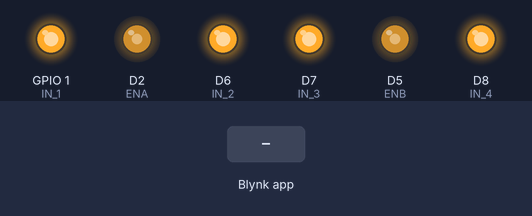
Simulated run of this sketch. Board: ESP8266 (NodeMCU). Shown: output pins drawn as LEDs (lit = HIGH). Inputs (shaded band) come from the test bench. WiFi joins after 1.5 s; servers stay silent unless stated.

Above: at 3.0 s.
3.1 s: Blynk app writes 1 to V0
At 4.3 s:
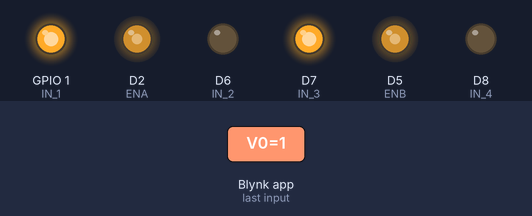
4.6 s: Blynk app writes 1 to V5
At 5.5 s:
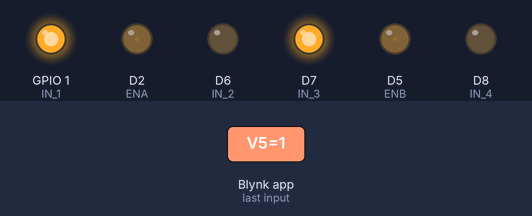
6.1 s: Blynk app writes 0 to V0
At 6.6 s:
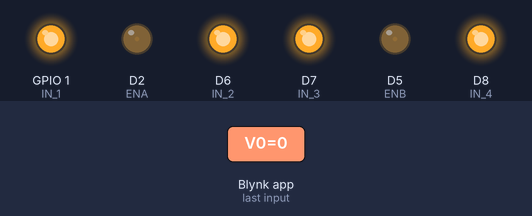
7.6 s: Blynk app writes 1 to V6
At 8.8 s:
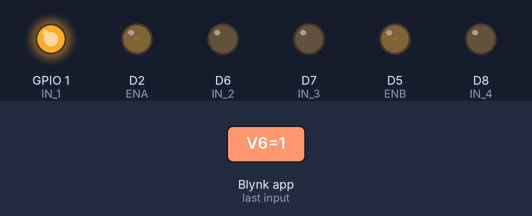
9.1 s: Blynk app writes 0 to V5
At 10.1 s:
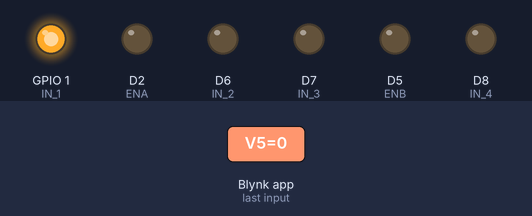
10.6 s: Blynk app writes 0 to V6
At 11.2 s:
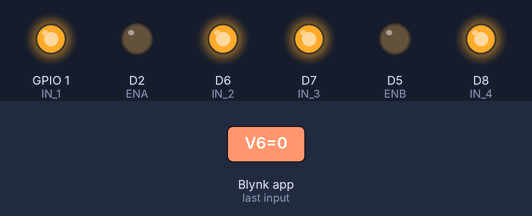
Timing chart, 0 to 13.1 s (numbered marks = the images above; inputs shaded):
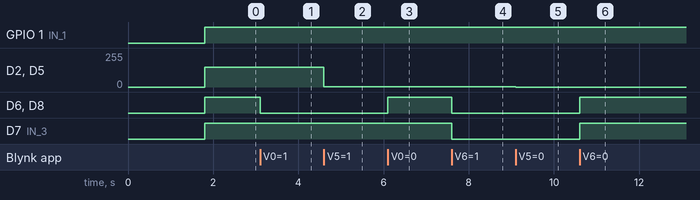

Measured:
- after the input at 3.1 s, D6 (IN_2), D8 (IN_4): HIGH → LOW at once
- after the input at 4.6 s, D2 (ENA), D5 (ENB): 150/255 → 1/255 at once
- after the input at 6.1 s, D6 (IN_2), D8 (IN_4): LOW → HIGH at once
- after the input at 7.6 s, D6 (IN_2), D7 (IN_3), D8 (IN_4): HIGH → LOW at once
- after the input at 9.1 s, D2 (ENA), D5 (ENB): 1/255 → 0/255 at once
- after the input at 10.6 s, D6 (IN_2), D7 (IN_3), D8 (IN_4): LOW → HIGH at once

The sketch:

CarSensorAuto.ino
```cpp
#define BLYNK_TEMPLATE_ID "TMPLvcve47Hq"
#define BLYNK_DEVICE_NAME "testESP8266"

#include <BlynkSimpleEsp8266.h>
#include <ESP8266WiFi.h>

const char* auth = "vkLKvSWg8YkxhBYpm5-IA72Uq2gqiEZ0";
const char* ssid="Nana";
const char* password = "12345678";

bool forward;
bool backward;
bool left;
bool right;
bool autoC;

int speedCar = 150;
int sensorPin1 = D3;
int sensorPin2 = 3;
int sensorPin3 = D1;
int ENA = D2;
int ENB = D5;
int IN_1 = 1;
int IN_2 = D6;
int IN_3 = D7;
int IN_4 = D8;
int ValSensor1=0;
int ValSensor2=0;
int ValSensor3=0;


void setup() {
  Blynk.begin(auth, ssid, password);
  pinMode(sensorPin2, FUNCTION_3);
  pinMode(IN_1, FUNCTION_3);
  pinMode(INPUT,sensorPin1);
  pinMode(INPUT,sensorPin2);
  pinMode(INPUT,sensorPin3);
  pinMode(IN_1,OUTPUT);
  pinMode(IN_2,OUTPUT);
  pinMode(IN_3,OUTPUT);
  pinMode(IN_4,OUTPUT);
  pinMode(ENA,OUTPUT);
  pinMode(ENB,OUTPUT);
  digitalWrite(IN_1,LOW);
  digitalWrite(IN_2,LOW);
  digitalWrite(IN_3,LOW);
  digitalWrite(IN_4,LOW);
}

BLYNK_WRITE(V0){
  forward = param.asInt();
}

BLYNK_WRITE(V6){
  left = param.asInt();
}

BLYNK_WRITE(V2){
  right = param.asInt();
}

BLYNK_WRITE(V3){
  backward = param.asInt();
}

BLYNK_WRITE(V4){
  autoC = param.asInt();
}

BLYNK_WRITE(V5){
  speedCar = param.asInt();
}

void loop() {
  Blynk.run();
  if(autoC == 1){
    SensorDrive();
  }else if(autoC == 0){
    manualDrive();
  }
}

void Forward(){
  analogWrite(ENA, speedCar);
  analogWrite(ENB, speedCar);
  digitalWrite(IN_1, HIGH);
  digitalWrite(IN_2, LOW);
  digitalWrite(IN_3, HIGH);
  digitalWrite(IN_4, LOW);
}

void Back(){
  analogWrite(ENA, speedCar);
  analogWrite(ENB, speedCar);
  digitalWrite(IN_1, LOW);
  digitalWrite(IN_2, HIGH);
  digitalWrite(IN_3, LOW);
  digitalWrite(IN_4, HIGH);
}
void Left(){
  analogWrite(ENA, speedCar);
  analogWrite(ENB, speedCar);
  digitalWrite(IN_1, HIGH);
  digitalWrite(IN_2, LOW);
  digitalWrite(IN_3, LOW);
  digitalWrite(IN_4, LOW);
}

void Right(){
  analogWrite(ENA, speedCar);
  analogWrite(ENB, speedCar);
  digitalWrite(IN_1, LOW);
  digitalWrite(IN_2, LOW);
  digitalWrite(IN_3, HIGH);
  digitalWrite(IN_4, LOW);
}

void RightBack(){
  analogWrite(ENA, speedCar);
  analogWrite(ENB, speedCar);
  digitalWrite(IN_1, LOW);
  digitalWrite(IN_2, LOW);
  digitalWrite(IN_3, LOW);
  digitalWrite(IN_4, HIGH);
}

void Stop(){
  analogWrite(ENA, speedCar);
  analogWrite(ENB, speedCar);
  digitalWrite(IN_1, HIGH);
  digitalWrite(IN_2, HIGH);
  digitalWrite(IN_3, HIGH);
  digitalWrite(IN_4, HIGH);
}

void manualDrive(){
  if(forward == 1 && backward == 0 && left == 0 && right == 0){
    Forward();
  }
  if(backward == 1 && left == 0 && right == 0 && forward == 0){
    Back();
  }
  if(left == 1 && forward == 0 && backward == 0 && right == 0 ){
    Left();
  }
  if(right == 1 && forward == 0 && backward == 0 && left == 0){
    Right();
  }
  if(forward == 0 && backward == 0 && left == 0 && right == 0){
    Stop();
  }
}

void SensorDrive(){
  ValSensor1 = digitalRead(sensorPin1);
  ValSensor2 = digitalRead(sensorPin2);
  ValSensor3 = digitalRead(sensorPin3);

  if(ValSensor1==LOW && ValSensor2==HIGH && ValSensor3==LOW){ Forward(); }
  else if(ValSensor1==HIGH && ValSensor2==HIGH && ValSensor3==LOW){
    Left();
  }
  else if(ValSensor1==HIGH && ValSensor2==LOW && ValSensor3==LOW){ Left();     }
  else if(ValSensor1==LOW && ValSensor2==LOW && ValSensor3==HIGH){ Right();      }
  else if(ValSensor1==LOW && ValSensor2==HIGH && ValSensor3==HIGH){
    Right();
  }
  else  Stop();

}
```
